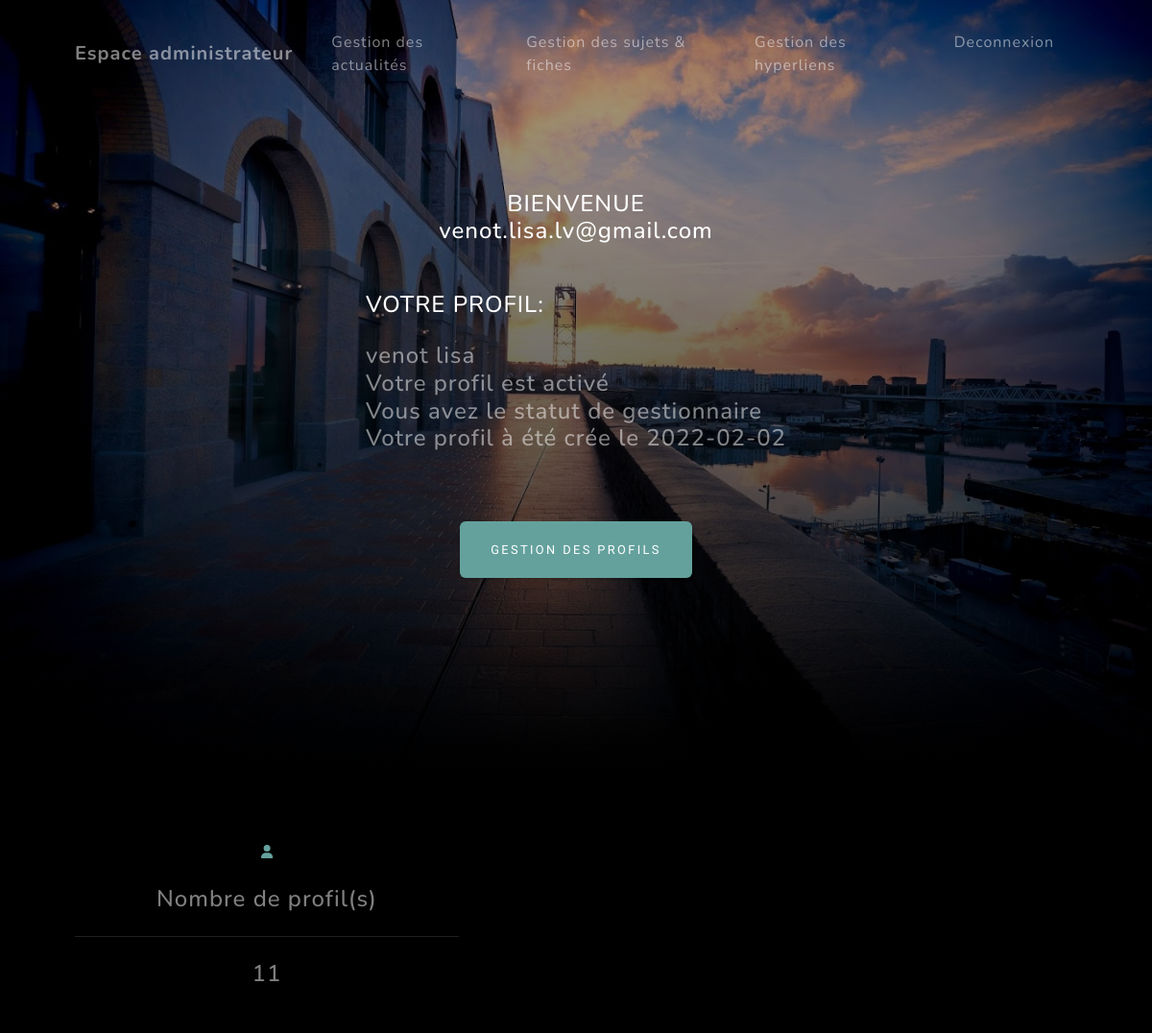
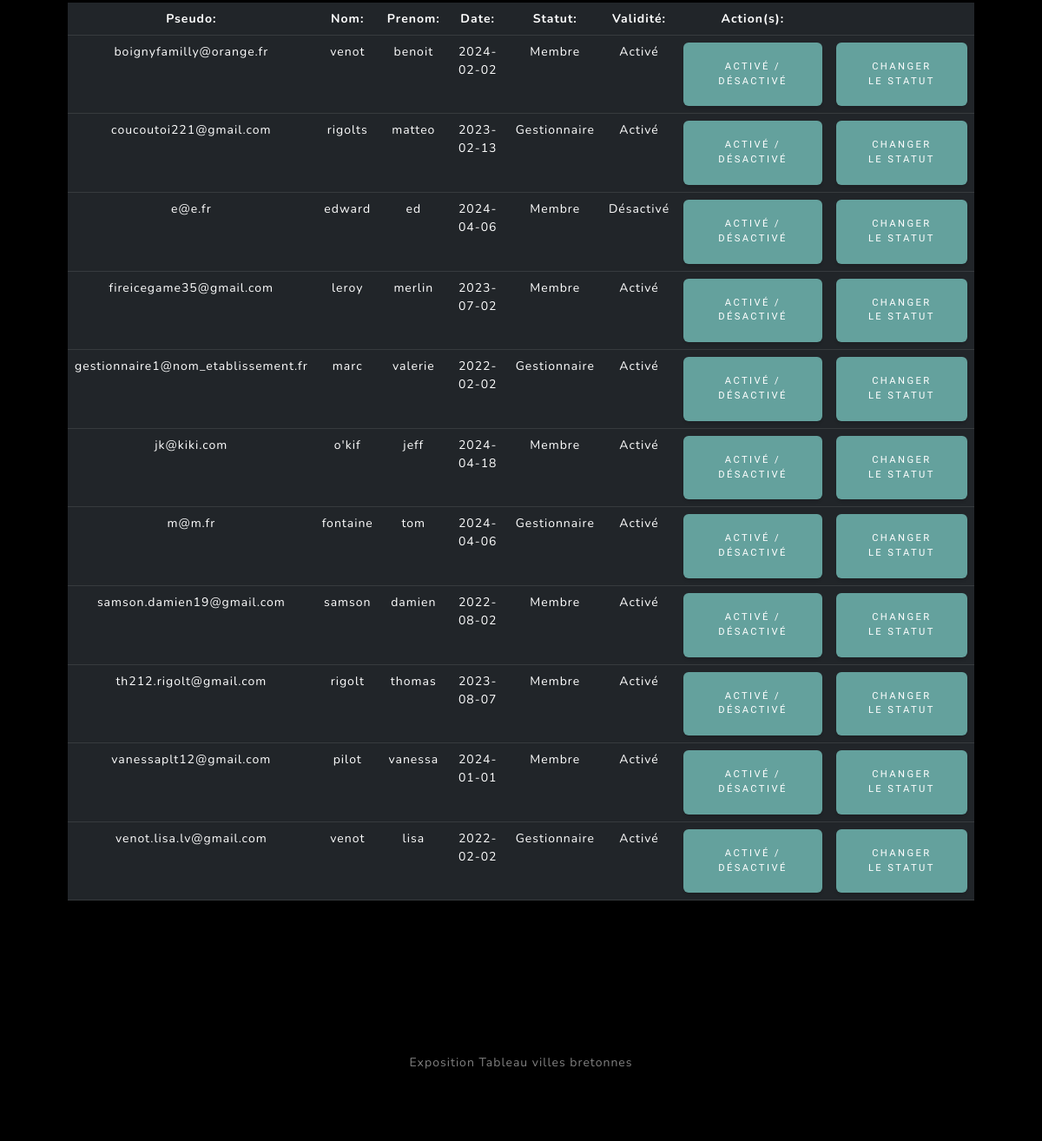
/v2/session/admin_accueil.php (signed in), run on the app's committed database (2 pictures, top to bottom).
### tables this page shows
CREATE TABLE `T_PROFIL_PRO` (
  `com_pseudo` varchar(200) NOT NULL,
  `pro_nom` varchar(80) NOT NULL,
  `pro_prenom` varchar(80) NOT NULL,
  `pro_validite` char(1) NOT NULL,
  `pro_statut` char(1) NOT NULL,
  `pro_date` date NOT NULL
);

### v2/session/admin_accueil.php (the view, shortened to what this page needs)
<!DOCTYPE html>
<html lang="en">
    <head>
        <link href="../css/styles.css" rel="stylesheet" />
    </head>
    <body id="page-top">
    <?php
                    $mysqli = new mysqli('localhost','eXXXXXXXXsql','XXXXXXXX','eXXXXXXXX_db2');
                    $requete="SELECT* FROM T_PROFIL_PRO WHERE com_pseudo='".$_SESSION['login']."';";
                        $res = $mysqli->query($requete);
                        $pro = $res->fetch_assoc();
                        if ($pro['pro_statut']=='G'){
                            echo"<nav class='navbar navbar-expand-lg navbar-light fixed-top' id='mainNav'><div class='container px-4 px-lg-5'><a class='navbar-brand' href='#page-top'>Espace administrateur</a>";
                            echo"<ul class='navbar-nav ms-auto'>";
                        echo"<li class='nav-item'><a class='nav-link' href='admin_act.php'>Gestion des actualités</a></li>";
                        echo"<li class='nav-item'><a class='nav-link' href='admin_sujet.php'>Gestion des sujets & fiches </a></li>";
                        echo"<li class='nav-item'><a class='nav-link' href='admin_hyp.php'>Gestion des hyperliens </a></li>";
                        echo"<li class='nav-item'><a class='nav-link' href='deconnection.php'>Deconnexion</a></li>";
            echo"</ul></div></div></nav>";
                        }
        ?>
        <header class="masthead">
        <div class="container px-4 px-lg-5 d-flex h-100 align-items-center justify-content-center">
                <div class="text-center">
                <?php
                        echo"<h4 class='text-white mb-4'>";
                        echo"BIENVENUE    ";
                        echo "<br/>";
                        echo($_SESSION['login']);
                        echo"</h4>";
                        echo "<br />";
                            echo"<div class='text-start'>";
                            echo"<h4 class='text-white mb-4' >";
                            echo"VOTRE PROFIL:";
                            echo"</h4>";
                            echo"<h4 class='text-white-50 mx-auto mt-2 mb-5'>";
                            echo($pro['pro_nom']." ".$pro['pro_prenom']);
                            echo"<br/>";
                            echo"Votre profil est ";
                            if ($pro['pro_validite']=='A'){
                                echo("activé");
                            }
                            else{echo("désactivé");}
                            echo"<br/>";
                            echo"Vous avez le statut de ";
                            if ($pro['pro_statut']=='G'){
                                echo("gestionnaire");
                            }
                            else{echo("membre");}
                            echo"<br/>";
                            echo("Votre profil à été crée le ".$pro['pro_date']);
                            echo"<br/>";echo"</h4>";
                            echo"<br/>";
                            echo"</div>";
                            if ($pro['pro_statut']=='G'){
                                echo("<a class='btn btn-primary' href='#about'>Gestion des profils</a>");
                            }
                    ?>
                    </div>
                    </div>
        </header>
        <section  id="about">
        <footer class="footer bg-black small text-center text-white-50">
            <div class="container px-4 px-lg-5">
            <div class="text-center">
                <?php
                    if($pro['pro_statut']=='G'){
                     $requete1="SELECT* FROM T_PROFIL_PRO ;";
                     $res1 = $mysqli->query($requete1);
                     if ($res1 == false){
                         echo "Error: La requête a echoué \n";
                         echo "Errno: " . $mysqli->errno . "\n";
                         echo "Error: " . $mysqli->error . "\n";
                     exit();
                     }
                     else{
                        $nb=$res1->num_rows;
                        echo"<div class='text-center>";
                        echo"<div class='card' style='width: 25rem;'>";
                        echo"<i class='fa-solid fa-user text-primary mb-4'></i>";
                        echo("<h4 >");
                        echo("Nombre de profil(s)");
                        echo("<hr class='my-4 mx-auto'/>");
                        echo($nb);
                        echo"</h4>";
                        echo"</div>";
                        echo"</div>";
                        echo"<br/> <br/>";
                        echo "<table class='table table-hover table-dark'>";
                        echo "<th >";
                        echo "Pseudo:";
                        echo"</th>";
                        echo "<th >";
                        echo "Nom:";
                        echo"</th>";
                        echo "<th >";
                        echo "Prenom:";
                        echo"</th>";
                        echo "<th >";
                        echo "Date:";
                        echo"</th>";
                        echo "<th >";
                        echo "Statut:";
                        echo"</th>";
                        echo "<th >";
                        echo "Validité:";
                        echo"</th>";
                        echo "<th >";
                        echo "Action(s):";
                        echo"</th>";
                        echo"<th>";
                        echo"</th>";
                        while ($pfl = $res1->fetch_assoc())
                        {
                            echo "<tr><td>";
                            echo ($pfl['com_pseudo']);
                            echo"</td><td>";
                            echo ($pfl['pro_nom']);
                            echo"</td><td>";
                            echo ($pfl['pro_prenom']);
                            echo"</td><td>";
                            echo ($pfl['pro_date']);
                            echo"</td><td>";
                            if($pfl['pro_statut']=='G'){
                                echo"Gestionnaire";
                            }
                            else{echo"Membre";}
                            echo"</td><td>";
                            if($pfl['pro_validite']=='A'){
                                echo"Activé";
                            }
                            else{echo"Désactivé";}
                            echo"</td><td>";
                            echo"<form action='action/act_des.php' method='POST'>";
                            echo("<button type='submit' class='btn btn-primary' name='desactive'>Activé / Désactivé</button>");
                            echo"</form>";
                            echo"</td><td>";
                            echo"<form action='action/statut.php' method='POST'>";
                            echo("<button type='submit' class='btn btn-primary' name='statut'>Changer le statut</button>");
                            echo"</form>";
                            echo"</td>";
                            echo "</tr >";
                        }
                        echo "</table>";
                     }}
                ?>
            </div>
        </div></footer>
        </section>
        <footer class="footer bg-black small text-center text-white-50"><div class="container px-4 px-lg-5">Exposition Tableau villes bretonnes</div></footer>
    </body>
</html>

### data on the page
t_profil_pro: pro_nom "venot", pro_prenom "lisa", pro_date "2022-02-02", com_pseudo "venot.lisa.lv@gmail.com", pro_statut "Gestionnaire", pro_validite "Activé"
t_profil_pro: com_pseudo "boignyfamilly@orange.fr", pro_nom "venot", pro_prenom "benoit", pro_date "2024-02-02", pro_statut "Membre", pro_validite "Activé"
t_profil_pro: com_pseudo "coucoutoi221@gmail.com", pro_nom "rigolts", pro_prenom "matteo", pro_date "2023-02-13", pro_statut "Gestionnaire", pro_validite "Activé"
t_profil_pro: com_pseudo "e@e.fr", pro_nom "edward", pro_prenom "ed", pro_date "2024-04-06", pro_statut "Membre", pro_validite "Désactivé"
t_profil_pro: com_pseudo "fireicegame35@gmail.com", pro_nom "leroy", pro_prenom "merlin", pro_date "2023-07-02", pro_statut "Membre", pro_validite "Activé"
t_profil_pro: com_pseudo "gestionnaire1@nom_etablissement.fr", pro_nom "marc", pro_prenom "valerie", pro_date "2022-02-02", pro_statut "Gestionnaire", pro_validite "Activé"
t_profil_pro: com_pseudo "jk@kiki.com", pro_nom "o'kif", pro_prenom "jeff", pro_date "2024-04-18", pro_statut "Membre", pro_validite "Activé"
t_profil_pro: com_pseudo "m@m.fr", pro_nom "fontaine", pro_prenom "tom", pro_date "2024-04-06", pro_statut "Gestionnaire", pro_validite "Activé"
t_profil_pro: com_pseudo "samson.damien19@gmail.com", pro_nom "samson", pro_prenom "damien", pro_date "2022-08-02", pro_statut "Membre", pro_validite "Activé"
t_profil_pro: com_pseudo "th212.rigolt@gmail.com", pro_nom "rigolt", pro_prenom "thomas", pro_date "2023-08-07", pro_statut "Membre", pro_validite "Activé"
t_profil_pro: com_pseudo "vanessaplt12@gmail.com", pro_nom "pilot", pro_prenom "vanessa", pro_date "2024-01-01", pro_statut "Membre", pro_validite "Activé"

### other printed values
$_SESSION['login'] "venot.lisa.lv@gmail.com"
$nb "11"
